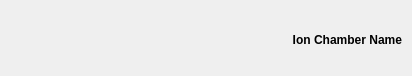
<?xml version="1.0" encoding="UTF-8"?>
<ui version="4.0">
 <class>Form</class>
 <widget class="QWidget" name="Form">
  <property name="geometry">
   <rect>
    <x>0</x>
    <y>0</y>
    <width>412</width>
    <height>76</height>
   </rect>
  </property>
  <property name="maximumSize">
   <size>
    <width>16777215</width>
    <height>76</height>
   </size>
  </property>
  <property name="windowTitle">
   <string>Form</string>
  </property>
  <layout class="QVBoxLayout" name="verticalLayout">
   <property name="leftMargin">
    <number>0</number>
   </property>
   <property name="topMargin">
    <number>0</number>
   </property>
   <property name="rightMargin">
    <number>0</number>
   </property>
   <property name="bottomMargin">
    <number>0</number>
   </property>
   <item>
    <layout class="QGridLayout" name="gridLayout">
     <property name="leftMargin">
      <number>5</number>
     </property>
     <property name="topMargin">
      <number>5</number>
     </property>
     <property name="horizontalSpacing">
      <number>10</number>
     </property>
     <item row="0" column="1">
      <widget class="PyDMLabel" name="PyDMLabel">
       <property name="sizePolicy">
        <sizepolicy hsizetype="Preferred" vsizetype="Preferred">
         <horstretch>0</horstretch>
         <verstretch>0</verstretch>
        </sizepolicy>
       </property>
       <property name="font">
        <font>
         <weight>75</weight>
         <bold>true</bold>
        </font>
       </property>
       <property name="toolTip">
        <string/>
       </property>
       <property name="text">
        <string>Ion Chamber Name</string>
       </property>
       <property name="alignment">
        <set>Qt::AlignRight|Qt::AlignTrailing|Qt::AlignVCenter</set>
       </property>
       <property name="channel" stdset="0">
        <string>ca://{CHANNEL_NUMBER}:NAME</string>
       </property>
       <property name="displayFormat" stdset="0">
        <enum>PyDMLabel::String</enum>
       </property>
      </widget>
     </item>
     <item row="0" column="2">
      <widget class="PyDMAnalogIndicator" name="PyDMAnalogIndicator">
       <property name="sizePolicy">
        <sizepolicy hsizetype="Fixed" vsizetype="Fixed">
         <horstretch>0</horstretch>
         <verstretch>0</verstretch>
        </sizepolicy>
       </property>
       <property name="toolTip">
        <string/>
       </property>
       <property name="channel" stdset="0">
        <string>ca://{CHANNEL_NUMBER}:VAL</string>
       </property>
       <property name="minorAlarmFromChannel" stdset="0">
        <bool>true</bool>
       </property>
       <property name="userUpperMinorAlarm" stdset="0">
        <double>0.500000000000000</double>
       </property>
       <property name="userLowerMinorAlarm" stdset="0">
        <double>4.500000000000000</double>
       </property>
       <property name="majorAlarmFromChannel" stdset="0">
        <bool>true</bool>
       </property>
      </widget>
     </item>
    </layout>
   </item>
  </layout>
 </widget>
 <customwidgets>
  <customwidget>
   <class>PyDMLabel</class>
   <extends>QLabel</extends>
   <header>pydm.widgets.label</header>
  </customwidget>
  <customwidget>
   <class>PyDMScaleIndicator</class>
   <extends>QFrame</extends>
   <header>pydm.widgets.scale</header>
  </customwidget>
  <customwidget>
   <class>PyDMAnalogIndicator</class>
   <extends>PyDMScaleIndicator</extends>
   <header>pydm.widgets.analog_indicator</header>
  </customwidget>
 </customwidgets>
 <resources/>
 <connections/>
</ui>
